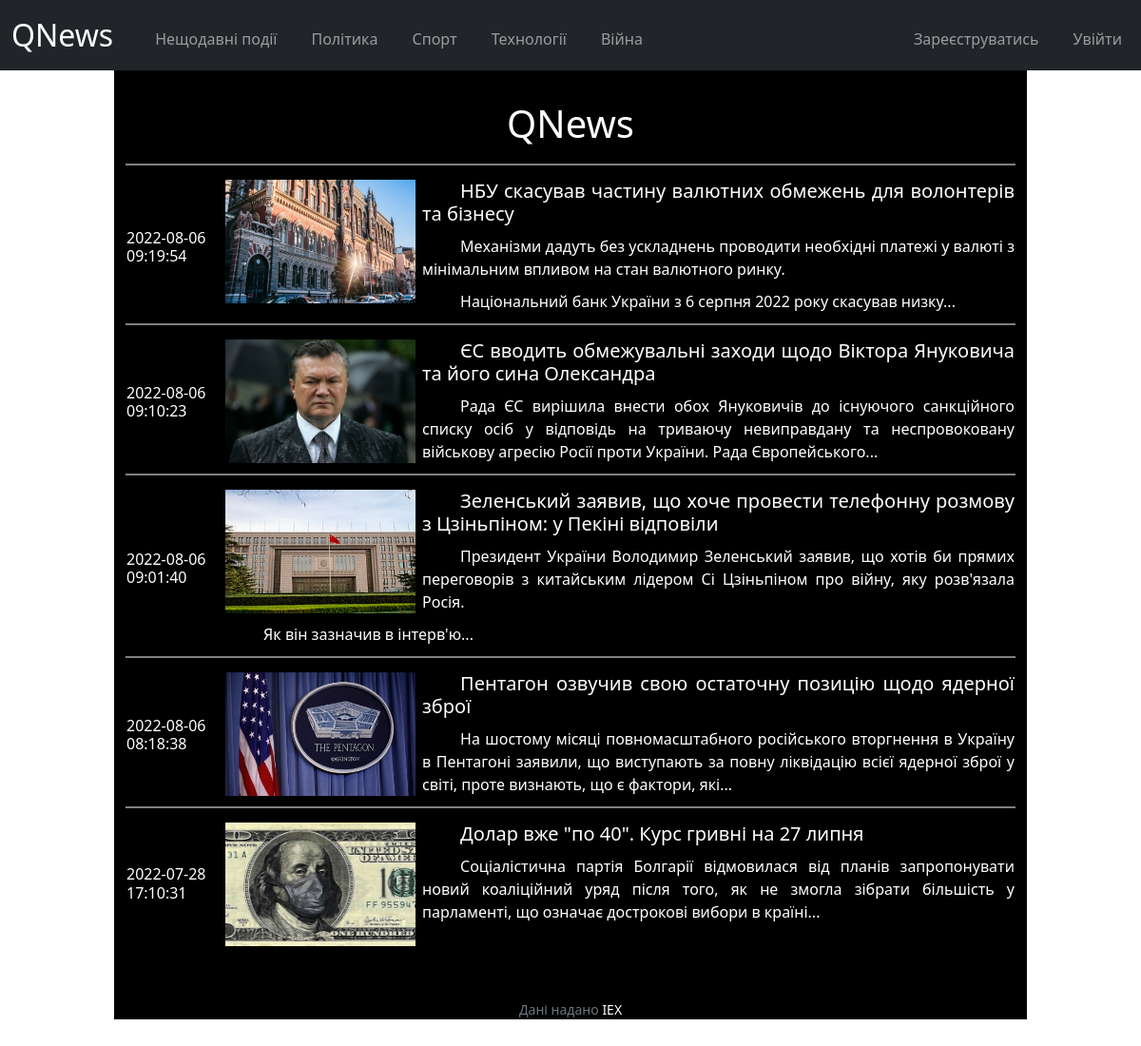
The app's page /politics with its own data.
### tables this page shows
CREATE TABLE 'news' (id INTEGER PRIMARY KEY AUTOINCREMENT NOT NULL, title TEXT NOT NULL, author TEXT NOT NULL, material TEXT NOT NULL, date DATETIME DEFAULT CURRENT_TIMESTAMP NOT NULL,'img' TEXT ,'typeN' INTEGER);

### application.py (the view)
@app.route("/politics")
def politics():
    new = db.execute("SELECT * FROM news ORDER BY date DESC")
    return render_template("politics.html", new=new)

### application.py (called while the page is built)
@app.after_request
def after_request(response):
    response.headers["Cache-Control"] = "no-cache, no-store, must-revalidate"
    response.headers["Expires"] = 0
    response.headers["Pragma"] = "no-cache"
    return response

### templates/politics.html (shortened to what this page needs)
{% extends "layout.html" %}
{% block main %}
<table class="center">
    {% for p in new %}
    {% if p.typeN == 1 %}
    <tr>
        <td><h6>{{ p.date }}</h6></td>
        <td><h5>
            {% if p.img %}<img src="{{ p.img }}" class="img_list">{% endif %}
            <p><a href="/politics/{{ p.id }}">{{ p.title }}</a></p></h5><p>{{ p.material | truncate(200) | safe }}</p></td>
    </tr>
    {% endif %}
    {% endfor%}
    </table>
{% endblock %}

### templates/layout.html (shortened to what this page needs)
<!DOCTYPE html>
<html lang="en">
    <head>
        <link href="https://cdn.jsdelivr.net/npm/bootstrap@5.1.3/dist/css/bootstrap.min.css" rel="stylesheet">
        <link href="/static/styles.css" rel="stylesheet">
    </head>
    <body>
        <nav class="bg-dark navbar navbar-expand-md navbar-dark">
            <div class="container-fluid">
                <a class="navbar-brand" href="/"><span >QNews</span></a>
                <div class="collapse navbar-collapse" id="navbar">
                    <ul class="navbar-nav me-auto mt-2">
                        <li class="nav-item"><a class="nav-link" href="/">Нещодавні події</a></li>
                        <li class="nav-item"><a class="nav-link" href="/politics">Політика</a></li>
                        <li class="nav-item"><a class="nav-link" href="/sport">Спорт</a></li>
                        <li class="nav-item"><a class="nav-link" href="/technology">Технології</a></li>
                        <li class="nav-item"><a class="nav-link" href="/war">Війна</a></li>
                    </ul>
                {% if session["user_id"] %}
                    <ul class="navbar-nav ms-auto mt-2">
                        <li class="nav-item"><a class="nav-link" href="/account">Акаунт</a></li>
                        <li class="nav-item"><a class="nav-link" href="/logout">Вийти</a></li>
                    </ul>
                {% else %}
                    <ul class="navbar-nav ms-auto mt-2">
                        <li class="nav-item"><a class="nav-link" href="/register">Зареєструватись</a></li>
                        <li class="nav-item"><a class="nav-link" href="/login">Увійти</a></li>
                    </ul>
                {% endif %}
                </div>
            </div>
        </nav>
            <div class="material">
                <main class="container-fluid py-5 text-left">
                    <h1 class="title">QNews</h1>
                    {% block main %}{% endblock %}
                </main>
                <footer class="mb-5 small text-center text-muted">
                Дані надано <a href="/">IEX</a>
                </footer>
            </div>
    </body>
</html>

### static/styles.css (style rules this page uses)
body { background-image: url(img/background.jpg); }
* { color: white; }
a { text-decoration: none; color: white; }
.py-5 { padding-top:2rem!important; }
nav .navbar-brand { font-size: xx-large; }
.title { text-align: center; padding-bottom: 10px; }
p { text-align:justify; text-indent: 40px; margin-bottom: 10px; }
li { padding-left: 20px; }
table.center { margin-left: auto; margin-right: auto; width: 100%; }
table.center td { border-style:none; border-top-style: solid; border-width: 2px; padding-top: 15px; }
.material { background-color: black; width: 80%; margin-left: auto; margin-right: auto; }
img.img_list { width: 200px; height: 130px; float: left; margin: 0 7px 7px 0; }

### records on screen
news: date "2022-08-06 09:19:54", img (picture), title "НБУ скасував частину валютних обмежень для волонтерів та бізнесу", material "Механізми дадуть без ускладнень проводити необхідні платежі у валюті з мінімальним впливом на стан валютного ринку. Національний банк України з 6 серпня 2022 року скасував низку..."
news: date "2022-08-06 09:10:23", img (picture), title "ЄС вводить обмежувальні заходи щодо Віктора Януковича та його сина Олександра", material "Рада ЄС вирішила внести обох Януковичів до існуючого санкційного списку осіб у відповідь на триваючу невиправдану та неспровоковану військову агресію Росії проти України. Рада Європейського..."
news: date "2022-08-06 09:01:40", img (picture), title "Зеленський заявив, що хоче провести телефонну розмову з Цзіньпіном: у Пекіні відповіли", material "Президент України Володимир Зеленський заявив, що хотів би прямих переговорів з китайським лідером Сі Цзіньпіном про війну, яку розв'язала Росія. Як він зазначив в інтерв'ю..."
news: date "2022-08-06 08:18:38", img (picture), title "Пентагон озвучив свою остаточну позицію щодо ядерної зброї", material "На шостому місяці повномасштабного російського вторгнення в Україну в Пентагоні заявили, що виступають за повну ліквідацію всієї ядерної зброї у світі, проте визнають, що є фактори, які..."
news: date "2022-07-28 17:10:31", img (picture), title "Долар вже \"по 40\". Курс гривні на 27 липня", material "Соціалістична партія Болгарії відмовилася від планів запропонувати новий коаліційний уряд після того, як не змогла зібрати більшість у парламенті, що означає дострокові вибори в країні..."
